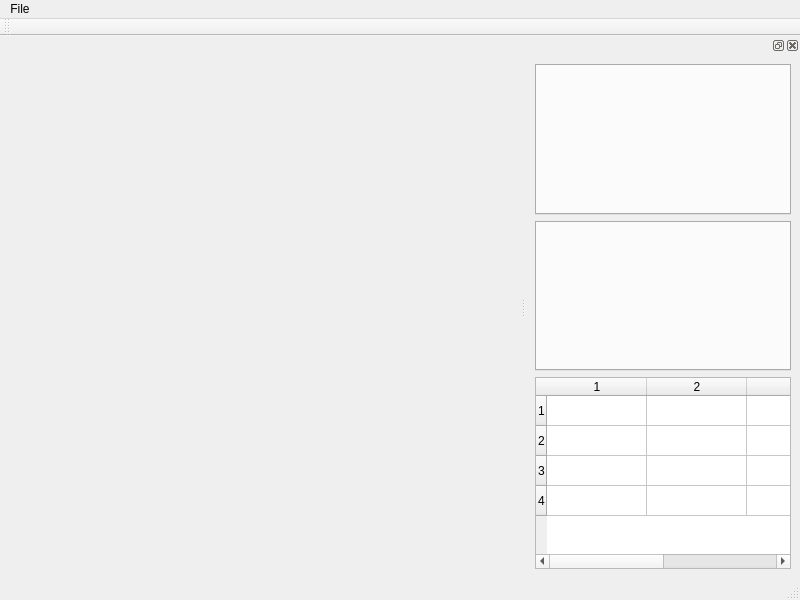
<?xml version="1.0" encoding="UTF-8"?>
<ui version="4.0">
 <class>QLaps</class>
 <widget class="QMainWindow" name="QLaps">
  <property name="geometry">
   <rect>
    <x>0</x>
    <y>0</y>
    <width>800</width>
    <height>600</height>
   </rect>
  </property>
  <property name="windowTitle">
   <string>QLaps</string>
  </property>
  <widget class="QWidget" name="centralwidget">
   <layout class="QGridLayout" name="gridLayout"/>
  </widget>
  <widget class="QMenuBar" name="menubar">
   <property name="geometry">
    <rect>
     <x>0</x>
     <y>0</y>
     <width>800</width>
     <height>30</height>
    </rect>
   </property>
   <widget class="QMenu" name="menuFile">
    <property name="title">
     <string>File</string>
    </property>
    <addaction name="actionOpen"/>
   </widget>
   <addaction name="menuFile"/>
  </widget>
  <widget class="QStatusBar" name="statusbar"/>
  <widget class="QDockWidget" name="dockWidget">
   <attribute name="dockWidgetArea">
    <number>2</number>
   </attribute>
   <widget class="QWidget" name="dockWidgetContents">
    <layout class="QGridLayout" name="gridLayout_2">
     <item row="0" column="0">
      <widget class="QTabWidget" name="statTab">
       <property name="tabPosition">
        <enum>QTabWidget::North</enum>
       </property>
       <property name="movable">
        <bool>true</bool>
       </property>
      </widget>
     </item>
     <item row="1" column="0">
      <widget class="QTabWidget" name="statTab1"/>
     </item>
     <item row="2" column="0">
      <widget class="QTableWidget" name="diffTable">
       <property name="rowCount">
        <number>4</number>
       </property>
       <property name="columnCount">
        <number>4</number>
       </property>
       <row/>
       <row/>
       <row/>
       <row/>
       <column/>
       <column/>
       <column/>
       <column/>
      </widget>
     </item>
    </layout>
   </widget>
  </widget>
  <widget class="QToolBar" name="toolBar">
   <property name="windowTitle">
    <string>toolBar</string>
   </property>
   <attribute name="toolBarArea">
    <enum>TopToolBarArea</enum>
   </attribute>
   <attribute name="toolBarBreak">
    <bool>false</bool>
   </attribute>
  </widget>
  <action name="actionOpen">
   <property name="text">
    <string>Open</string>
   </property>
  </action>
 </widget>
 <resources/>
 <connections/>
</ui>
